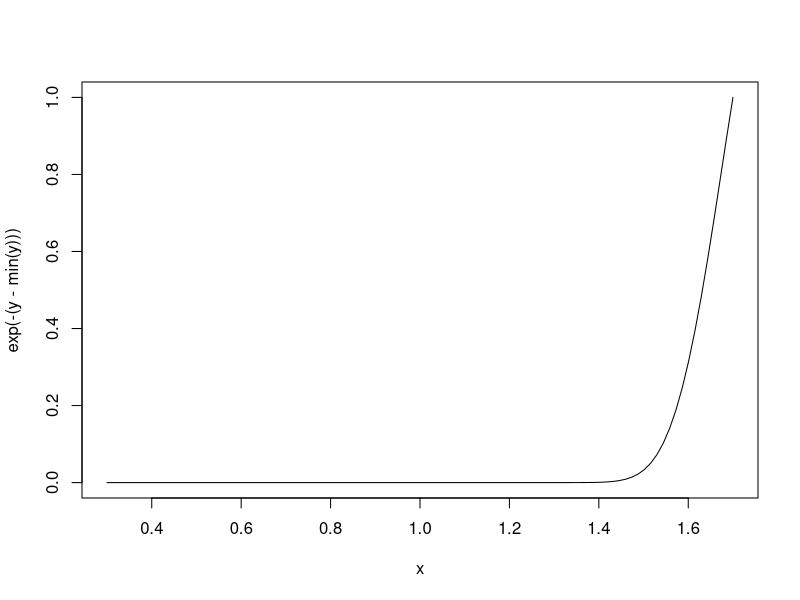

This chart was generated by the following R code:
## functions
add2 <- function(x, y){
  x+y 
}


x <- c(1,3,2,4,5,11,12,13)
aboven <- function(x, n){
  use <- x > n
  x[use]
}
aboven(c(12,333,21,2,1,1,1,22,3,4), 6)


columnmean <- function(y, removeNA=TRUE){
  nc <- ncol(y)
  means <- numeric(nc)
  for(i in 1:nc){
    means[i] <- mean(y[, i], na.rm = removeNA)
  }
  means
}
columnmean(airquality)
columnmean(airquality, FALSE)


f <- function(a, b){
  a^2
}
f(4)


myplot <- function(x, y, type='l', ...){
  plot(x, y, type =  type, ...)
}


## scoping rules
make.power <- function(n){
  pow <- function(x){
    x^n
  }
  pow
}
cube <- make.power(3)
cube(3)

ls(environment(cube))
get('n', environment(cube))


y <- 4
f <- function(x){
  y <- 3
  y^4 + g(x)
}
g <- function(x){
  x*y
}

## maximizing a normal likelyhood
make.NegLogLik <- function(data, fixed=c(FALSE, FALSE)){
   params <- fixed
   function(p){
     params [!fixed] <- p
     mu <- params[1]
     sigma <- params[2]
     a <- -0.5*length(data)*log(2*pi*sigma^2)
     b <- -0.5*sum((data - mu)^2) / (sigma^2)
     -(a + b)
   }
}
set.seed(1); normals <- rnorm(100, 1, 2)
nLL <- make.NegLogLik(normals)
nLL
ls(environment(nLL))
optim(c(mu=0, sigma=1), nLL)$par


nLL <- make.NegLogLik(normals, c(FALSE, 2))
optimize(nLL, c(-1, 3))$minimum


nLL <- make.NegLogLik(normals, c(1, FALSE))
optimize(nLL, c(1e-6, 10))$minimum

x <- seq(0.3, 1.7, len=100)
y <- sapply(x, nLL)
plot(x, exp(-(y-min(y))), type = 'l')

